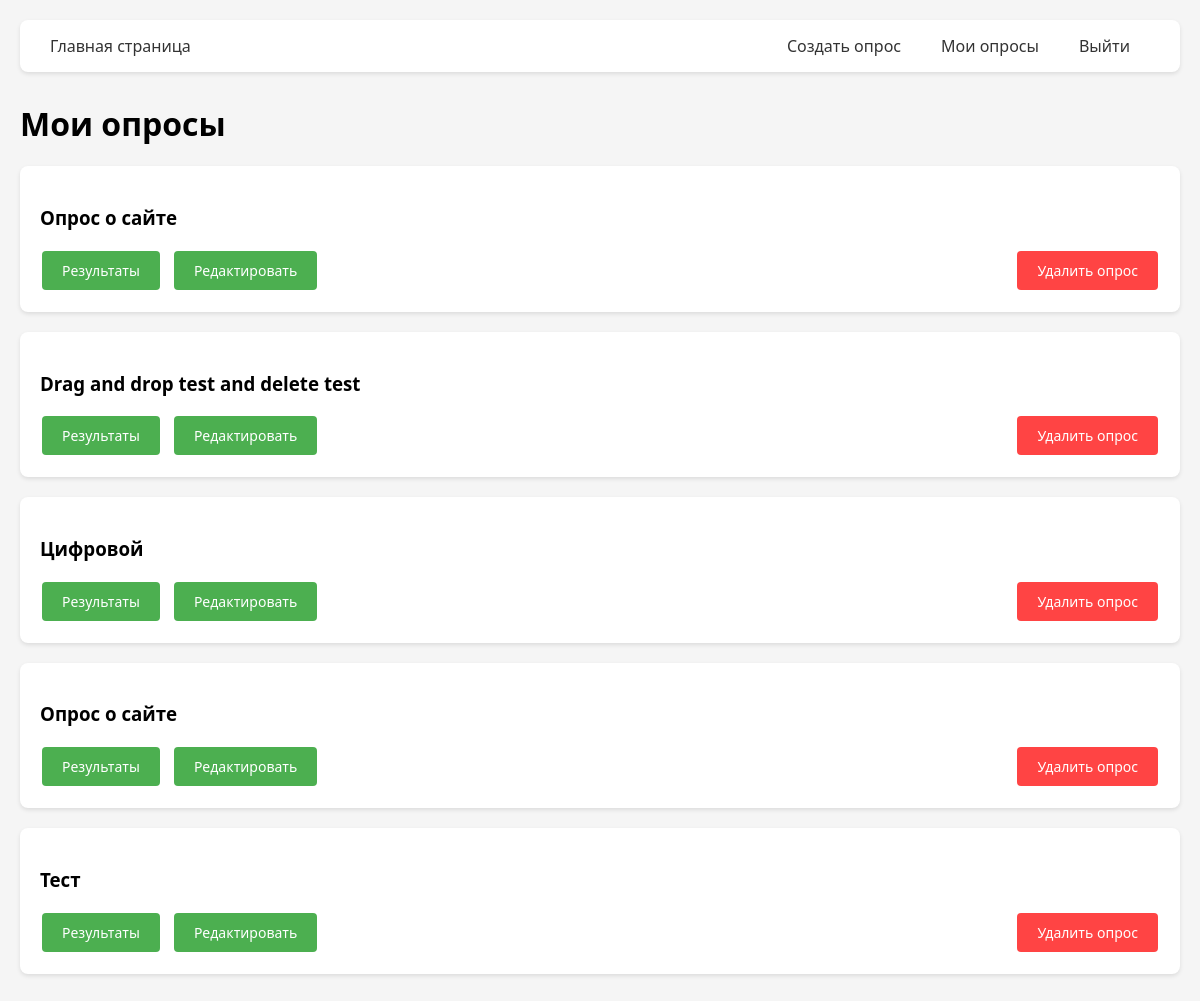
The page /my_polls (signed in) on the database as committed earlier.
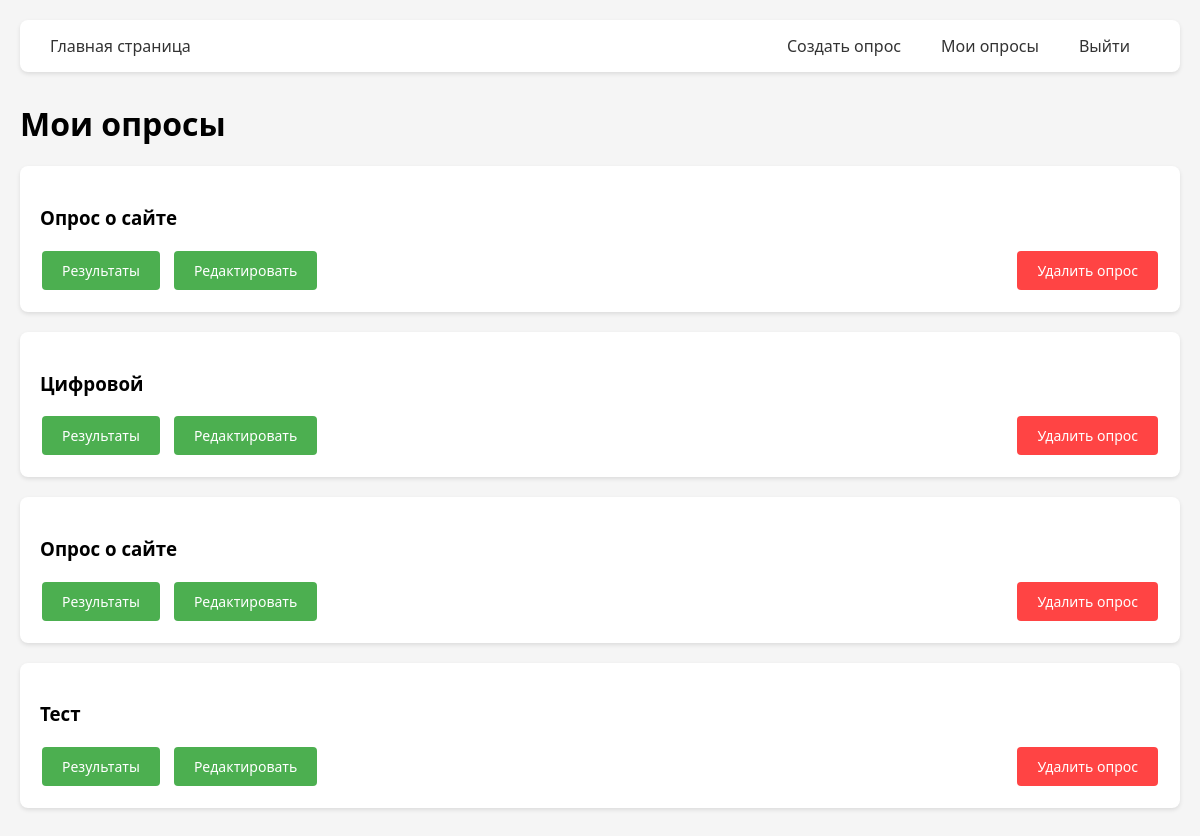
The same page on the database as committed later.
### app.py (models this page shows)
class Poll(db.Model):
    __tablename__ = 'polls'
    id = db.Column(db.Integer, primary_key=True)
    title = db.Column(db.String(100), nullable=False)
    user_id = db.Column(db.Integer, db.ForeignKey('users.id'), nullable=False, index=True)
    questions = db.relationship('Question', backref='poll', lazy=True, cascade='all, delete-orphan')
    answers = db.relationship('Answer', backref='poll', lazy=True, cascade='all, delete-orphan')

### app.py (the view)
@app.route('/my_polls')
@login_required
def my_polls():
    user_polls = Poll.query.filter_by(user_id=current_user.id).order_by(Poll.id.desc()).all()
    return render_template('my_polls.html', polls=user_polls)

### app.py (called while the page is built)
@login_manager.user_loader
def load_user(user_id):
    return User.query.get(int(user_id))

### templates/my_polls.html (shortened to what this page needs)
{% extends "base.html" %}
{% block content %}
<div class="polls-container">
    <h1>Мои опросы</h1>
    <div class="polls-list">
        {% for poll in polls %}
        <div class="poll-card">
            <h3>{{ poll.title }}</h3>
            <div class="poll-actions">
                <a href="{{ url_for('poll_results', poll_id=poll.id) }}" class="btn">Результаты</a>
                <a href="#" class="btn">Редактировать</a>
                <form action="{{ url_for('delete_poll', poll_id=poll.id) }}" method="POST" class="inline-form">
                    <button
                            type="submit"
                            class="btn btn-delete-poll"
                            onclick="return confirm('Вы уверены что хотите удалть опрос?')"
                    >
                        Удалить опрос
                    </button>
                </form>
            </div>
        </div>
        {% endfor %}
    </div>
</div>
{% endblock %}

Rows that differ between the two databases and show on the page:
removed Poll: title "Drag and drop test and delete test"
